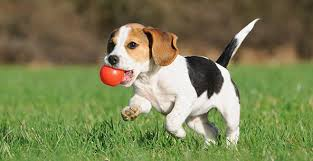
#> input picture image_processing/samples/dog.jpg, 313 x 161 px
$ jupyter execute PIL_basic.ipynb
#> lines starting #> are read from the running program, lines starting #| are printed output that depends on the picture; after the words box and inside, x2 and y2 are one past the last pixel; in counts of white or black regions, pixels touching at a corner belong together
[cell 1]
from PIL import Image

im = Image.open("./samples/dog.jpg")
#> im is the input picture: PIL image 313x161 RGB; mean R, G, B 123.9, 128.5, 83.5
w, h = im.size
#> w = 313; h = 161
print('Original image size: %sx%s' % (w, h))
#| Original image size: 313x161
print('Image mode is: %s' % im.mode)
#| Image mode is: RGB

import IPython.display
listOfImageNames = ['./samples/dog.jpg']

for imageName in listOfImageNames:
    IPython.display.display(IPython.display.Image(filename=imageName))

[cell 2]
out_hf = im.transpose(Image.FLIP_LEFT_RIGHT)
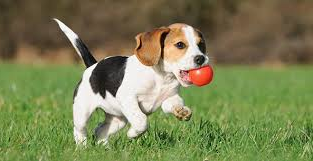
#> out_hf: PIL image 313x161 RGB; mean R, G, B 123.9, 128.5, 83.5
out_vf = im.transpose(Image.FLIP_TOP_BOTTOM)
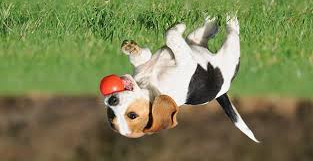
#> out_vf: PIL image 313x161 RGB; mean R, G, B 123.9, 128.5, 83.5
out_hf.save("./outputs/dog_hf.jpg")
out_vf.save("./outputs/dog_vf.jpg")
box = (0, 0, 100, 100)
region = im.crop(box)
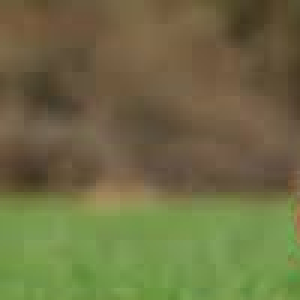
#> region: PIL image 100x100 RGB (shown 3 times larger); mean R, G, B 110.3, 108.8, 67.5
region.save("./outputs/dog_crop.jpg")

import IPython.display
listOfImageNames = ['./outputs/dog_hf.jpg',
                    './outputs/dog_vf.jpg',
                    './outputs/dog_crop.jpg']

for imageName in listOfImageNames:
    IPython.display.display(IPython.display.Image(filename=imageName))

[cell 3]
import numpy as np

region_np = np.array(region)
print('Data type is:', region_np.dtype)
#| Data type is: uint8
w, h, c = region_np.shape
#> w = 100; h = 100; c = 3
print('Original image size: %sx%sx%s' % (w, h, c))
#| Original image size: 100x100x3
region_np[0:20, 0:20] = np.array([0, 0, 255])
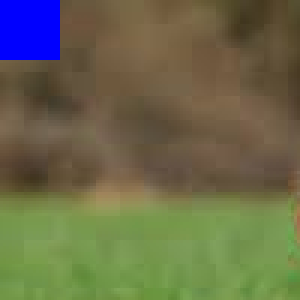
#> region_np: shape (100, 100, 3) (shown 3 times larger); 4% of pixels changed, all inside (x1, y1, x2, y2) = (0, 0, 20, 20)
region_new = Image.fromarray(np.uint8(region_np))
region_new.save("./outputs/dog_crop_new.jpg")

import IPython.display
listOfImageNames = ["./outputs/dog_crop_new.jpg"]

for imageName in listOfImageNames:
    IPython.display.display(IPython.display.Image(filename=imageName))

[cell 4]
im = Image.open('./samples/peppers.jpg')
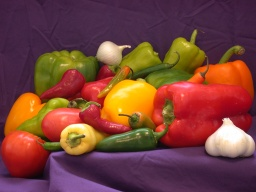
#> input picture image_processing/samples/peppers.jpg, 256 x 192 px
#> im is the input picture: PIL image 256x192 RGB; mean R, G, B 120.7, 66.5, 57.8
w, h = im.size
#> w = 256; h = 192
print('Original image size: %sx%s' % (w, h))
#| Original image size: 256x192
up_factor = 2
im_up_nn = im.resize((w*up_factor, h*up_factor), resample=Image.NEAREST)
im_up_bl = im.resize((w*up_factor, h*up_factor), resample=Image.BILINEAR)
im_up_bc = im.resize((w*up_factor, h*up_factor), resample=Image.BICUBIC)
w, h = im_up_nn.size
#> w = 512; h = 384
print('Upsampled image size: %sx%s' % (w, h))
#| Upsampled image size: 512x384
im_up_nn.save('./outputs/peppers_up_nn.jpg')
im_up_bl.save('./outputs/peppers_up_bl.jpg')
im_up_bc.save('./outputs/peppers_up_bc.jpg')

import IPython.display
listOfImageNames = ['./outputs/peppers_up_nn.jpg',
                    './outputs/peppers_up_bl.jpg',
                    './outputs/peppers_up_bc.jpg']

for imageName in listOfImageNames:
    IPython.display.display(IPython.display.Image(filename=imageName))

[cell 5]
im = Image.open('./samples/peppers.jpg')
w, h = im.size
#> w = 256; h = 192
print('Original image size: %sx%s' % (w, h))
#| Original image size: 256x192
down_factor = 2
im_up_nn = im.resize((w//down_factor, h//down_factor), resample=Image.NEAREST)
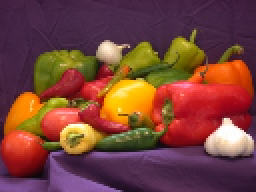
#> im_up_nn: PIL image 128x96 RGB (shown 2 times larger); mean R, G, B 120.7, 66.6, 57.9
im_up_bl = im.resize((w//down_factor, h//down_factor), resample=Image.BILINEAR)
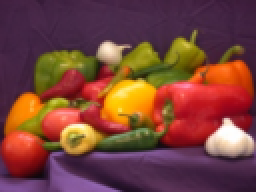
#> im_up_bl: PIL image 128x96 RGB (shown 2 times larger); mean R, G, B 120.9, 66.7, 58
im_up_bc = im.resize((w//down_factor, h//down_factor), resample=Image.BICUBIC)
#> im_up_bc: PIL image 128x96 RGB
w, h = im_up_nn.size
#> w = 128; h = 96
print('Downsampled image size: %sx%s' % (w, h))
#| Downsampled image size: 128x96
im_up_nn.save('./outputs/peppers_down_nn.jpg')
im_up_bl.save('./outputs/peppers_down_bl.jpg')
im_up_bc.save('./outputs/peppers_down_bc.jpg')

import IPython.display
listOfImageNames = ['./outputs/peppers_down_nn.jpg',
                    './outputs/peppers_down_bl.jpg',
                    './outputs/peppers_down_bc.jpg']

for imageName in listOfImageNames:
    IPython.display.display(IPython.display.Image(filename=imageName))

[cell 6]
import numpy as np
from PIL import Image
from PIL import ImageFilter
im = Image.open('./samples/peppers.jpg')
w, h = im.size
#> w = 256; h = 192
print('Original image size: %sx%s' % (w, h))
#| Original image size: 256x192
im_gaussian = im.filter(ImageFilter.GaussianBlur(radius=5))
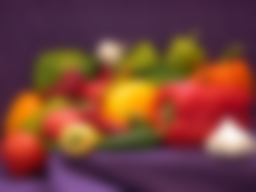
#> im_gaussian: PIL image 256x192 RGB; mean R, G, B 120.7, 66.5, 57.9
im_rotated = im.rotate(30, expand=0)
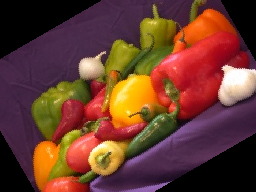
#> im_rotated: PIL image 256x192 RGB; mean R, G, B 106, 59.4, 45.9
im_np = np.array(im).astype(np.float32)
im_np[:, :, 0] = np.clip(im_np[:, :, 0] * 0.6, 0, 255)
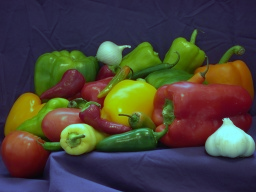
#> im_np: shape (192, 256, 3) float32; mean R, G, B 72.4, 66.5, 57.8
im_jittered = Image.fromarray(np.uint8(im_np))
im_gaussian.save('./outputs/peppers_gaussian.jpg')
im_rotated.save('./outputs/peppers_rotated.jpg')
im_jittered.save('./outputs/peppers_jittered.jpg')

import IPython.display
listOfImageNames = ['./outputs/peppers_gaussian.jpg',
                    './outputs/peppers_rotated.jpg',
                    './outputs/peppers_jittered.jpg']

for imageName in listOfImageNames:
    IPython.display.display(IPython.display.Image(filename=imageName))
